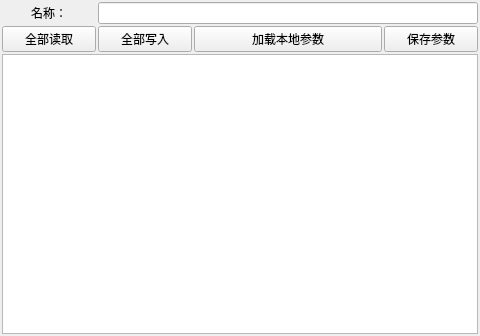
<?xml version="1.0" encoding="UTF-8"?>
<ui version="4.0">
 <class>ParamList</class>
 <widget class="QWidget" name="ParamList">
  <property name="geometry">
   <rect>
    <x>0</x>
    <y>0</y>
    <width>480</width>
    <height>336</height>
   </rect>
  </property>
  <property name="windowTitle">
   <string>Form</string>
  </property>
  <layout class="QVBoxLayout" name="verticalLayout">
   <property name="spacing">
    <number>2</number>
   </property>
   <property name="leftMargin">
    <number>2</number>
   </property>
   <property name="topMargin">
    <number>2</number>
   </property>
   <property name="rightMargin">
    <number>2</number>
   </property>
   <property name="bottomMargin">
    <number>2</number>
   </property>
   <item>
    <layout class="QGridLayout" name="gridLayout">
     <item row="0" column="0">
      <widget class="QLabel" name="label_57">
       <property name="text">
        <string>名称：</string>
       </property>
       <property name="alignment">
        <set>Qt::AlignCenter</set>
       </property>
      </widget>
     </item>
     <item row="1" column="0">
      <widget class="QPushButton" name="pushButton_read_all">
       <property name="text">
        <string>全部读取</string>
       </property>
      </widget>
     </item>
     <item row="1" column="1">
      <widget class="QPushButton" name="pushButton_write_all">
       <property name="text">
        <string>全部写入</string>
       </property>
      </widget>
     </item>
     <item row="1" column="2" colspan="2">
      <widget class="QPushButton" name="pushButton_load_local_param">
       <property name="text">
        <string>加载本地参数</string>
       </property>
      </widget>
     </item>
     <item row="1" column="4">
      <widget class="QPushButton" name="pushButton_save_param_to_local">
       <property name="text">
        <string>保存参数</string>
       </property>
      </widget>
     </item>
     <item row="0" column="1" colspan="4">
      <widget class="QLineEdit" name="lineEdit_table_search"/>
     </item>
    </layout>
   </item>
   <item>
    <widget class="QTableView" name="tableView"/>
   </item>
  </layout>
 </widget>
 <resources/>
 <connections/>
</ui>
